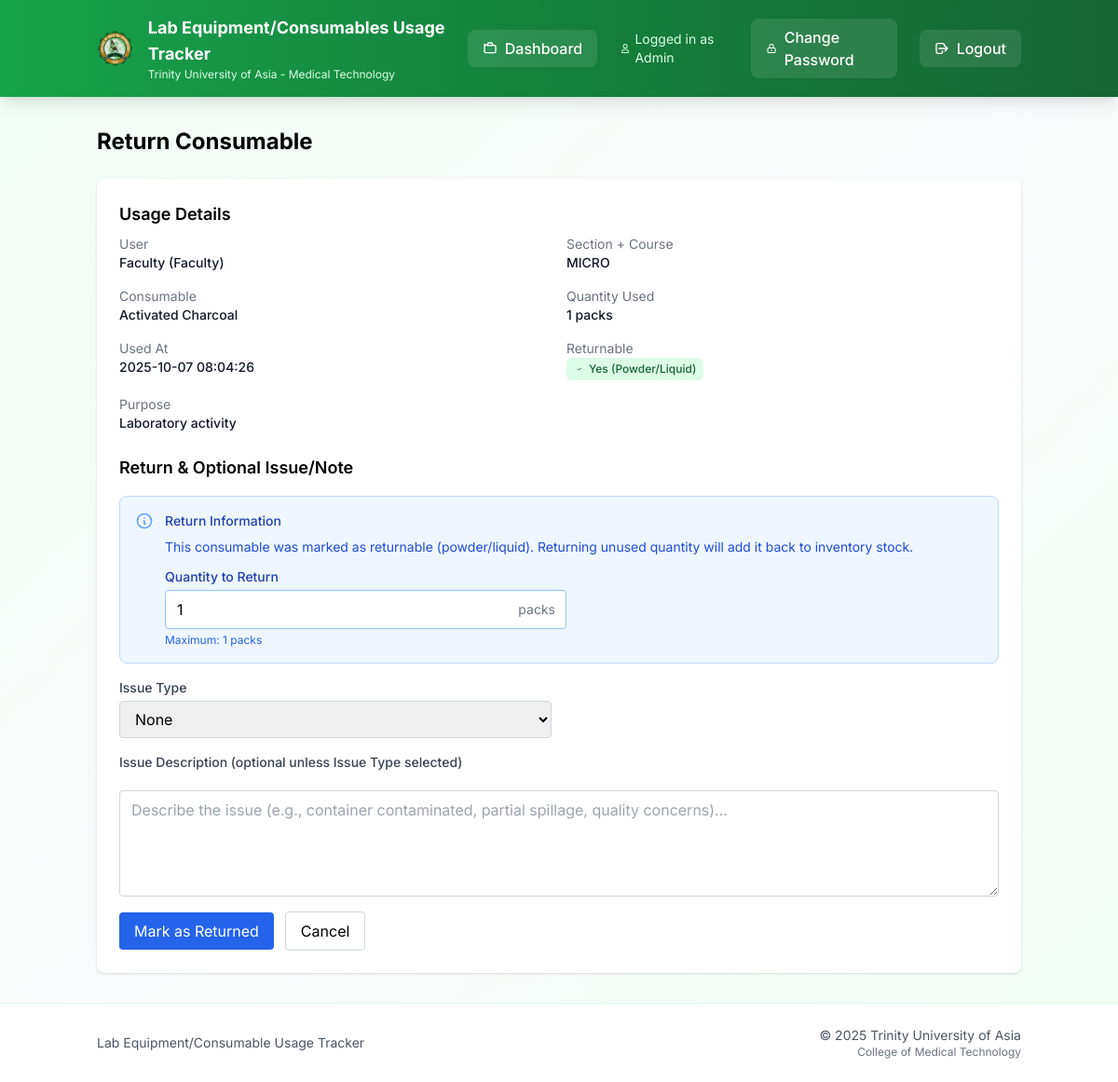
The app's page /consumables/return/9 (signed in) with its own data.
### models.py (models this page shows)
class UsageLog(db.Model):
    id = db.Column(db.Integer, primary_key=True)
    user_name = db.Column(db.String(100), nullable=False)
    user_type = db.Column(db.String(20), nullable=False)  # 'student' or 'faculty'
    section_course = db.Column(db.String(150), nullable=False)  # Combined section + course
    purpose = db.Column(db.Text, nullable=False)
    consumable_id = db.Column(db.Integer, db.ForeignKey('consumable.id'))
    quantity_used = db.Column(db.Integer)
    used_at = db.Column(db.DateTime, default=db.func.current_timestamp())
    consumable = db.relationship('Consumable', backref='usage_logs')
    returned_at = db.Column(db.DateTime, nullable=True)

class Consumable(db.Model):
    id = db.Column(db.Integer, primary_key=True)
    balance_stock = db.Column(db.Integer)
    unit = db.Column(db.String(50))
    description = db.Column(db.String(200))
    expiration = db.Column(db.String(20))
    lot_number = db.Column(db.String(50))
    date_received = db.Column(db.String(20))
    items_out = db.Column(db.Integer)
    items_on_stock = db.Column(db.Integer)
    previous_month_stock = db.Column(db.Integer)
    units_consumed = db.Column(db.Integer)
    units_expired = db.Column(db.Integer)
    is_returnable = db.Column(db.Boolean, default=False, nullable=False)
    barcode = db.Column(db.String(50), nullable=True)  # Barcode for quick scanning

### app.py (the view, shortened to what this page needs)
@app.route('/consumables/return/<int:usage_id>', methods=['GET', 'POST'])
def return_consumable(usage_id):
    if session.get('role') not in ['admin', 'tech']:
        return redirect(url_for('dashboard'))
    log = UsageLog.query.get_or_404(usage_id)
    if not log.consumable or not log.consumable.is_returnable:
        return redirect(url_for('history'))
    return render_template('return_consumable.html', log=log)

### templates/return_consumable.html (shortened to what this page needs)
{% extends "base.html" %}
{% block content %}
<h1 class="text-2xl font-bold mb-6">Return Consumable</h1>
<div class="bg-white rounded-lg shadow p-6 space-y-6">
  <div>
    <h2 class="text-lg font-semibold mb-2">Usage Details</h2>
    <div class="grid grid-cols-1 md:grid-cols-2 gap-4 text-sm">
      <div>
        <div class="text-gray-500">User</div>
        <div class="font-medium text-gray-900">{{ log.user_name }} ({{ log.user_type.title() }})</div>
      </div>
      <div>
        <div class="text-gray-500">Section + Course</div>
        <div class="font-medium text-gray-900">{{ log.section_course }}</div>
      </div>
      <div>
        <div class="text-gray-500">Consumable</div>
        <div class="font-medium text-gray-900">{{ log.consumable.description if log.consumable else '—' }}</div>
      </div>
      <div>
        <div class="text-gray-500">Quantity Used</div>
        <div class="font-medium text-gray-900">{{ log.quantity_used }} {{ log.consumable.unit if log.consumable else '' }}</div>
      </div>
      <div>
        <div class="text-gray-500">Used At</div>
        <div class="font-medium text-gray-900">{{ log.used_at }}</div>
      </div>
      <div>
        <div class="text-gray-500">Returnable</div>
        <div class="font-medium text-gray-900">
          {% if log.consumable and log.consumable.is_returnable %}
            <span class="inline-flex items-center px-2 py-1 rounded-md text-xs font-medium bg-green-100 text-green-800">
              <svg class="h-3 w-3 mr-1" fill="none" stroke="currentColor" viewBox="0 0 24 24">
                <path stroke-linecap="round" stroke-linejoin="round" stroke-width="2" d="M9 12l2 2 4-4"/>
              </svg>
              Yes (Powder/Liquid)
            </span>
          {% endif %}
        </div>
      </div>
      <div class="md:col-span-2">
        <div class="text-gray-500">Purpose</div>
        <div class="font-medium text-gray-900">{{ log.purpose }}</div>
      </div>
    </div>
  </div>
  {% if log.consumable and log.consumable.is_returnable and not log.returned_at %}
  <form method="POST" class="space-y-4">
    <h2 class="text-lg font-semibold">Return & Optional Issue/Note</h2>
    <div class="bg-blue-50 border border-blue-200 rounded-lg p-4">
      <div class="flex items-start space-x-3">
        <div class="flex-shrink-0">
          <svg class="h-5 w-5 text-blue-400" fill="none" stroke="currentColor" viewBox="0 0 24 24">
            <path stroke-linecap="round" stroke-linejoin="round" stroke-width="2" d="M13 16h-1v-4h-1m1-4h.01M21 12a9 9 0 11-18 0 9 9 0 0118 0z"/>
          </svg>
        </div>
        <div class="flex-1">
          <h3 class="text-sm font-medium text-blue-800 mb-2">Return Information</h3>
          <p class="text-sm text-blue-700 mb-3">
            This consumable was marked as returnable (powder/liquid). Returning unused quantity will add it back to inventory stock.
          </p>
          <div class="grid grid-cols-1 md:grid-cols-2 gap-4">
            <div>
              <label for="quantity_returned" class="block text-sm font-medium text-blue-800">Quantity to Return</label>
              <div class="mt-1 relative">
                <input type="number" id="quantity_returned" name="quantity_returned"
                       min="0" max="{{ log.quantity_used }}" value="{{ log.quantity_used }}"
                       class="block w-full border border-blue-300 rounded px-3 py-2 focus:ring-blue-500 focus:border-blue-500">
                <div class="absolute inset-y-0 right-0 pr-3 flex items-center pointer-events-none">
                  <span class="text-gray-500 text-sm">{{ log.consumable.unit if log.consumable else '' }}</span>
                </div>
              </div>
              <p class="mt-1 text-xs text-blue-600">Maximum: {{ log.quantity_used }} {{ log.consumable.unit if log.consumable else '' }}</p>
            </div>
          </div>
        </div>
      </div>
    </div>
    <div class="grid grid-cols-1 md:grid-cols-2 gap-4">
      <div>
        <label for="note_type" class="block text-sm font-medium text-gray-700">Issue Type</label>
        <select id="note_type" name="note_type" class="mt-1 block w-full border border-gray-300 rounded px-3 py-2">
          <option value="none" selected>None</option>
        </select>
      </div>
      <div class="md:col-span-2">
        <label for="description" class="block text-sm font-medium text-gray-700">Issue Description (optional unless Issue Type selected)</label>
      </div>
      <div class="md:col-span-2">
        <textarea id="description" name="description" rows="4"
                  class="mt-1 block w-full border border-gray-300 rounded px-3 py-2"
                  placeholder="Describe the issue (e.g., container contaminated, partial spillage, quality concerns)..."></textarea>
      </div>
    </div>
    <div class="flex items-center gap-3">
      <button type="submit" class="bg-blue-600 text-white px-4 py-2 rounded hover:bg-blue-700">Mark as Returned</button>
      <a href="{{ url_for('history') }}" class="px-4 py-2 rounded border border-gray-300 hover:bg-gray-50">Cancel</a>
    </div>
  </form>
  {% endif %}
</div>
{% endblock %}

### templates/base.html (style rules this page uses)
body { font-family: 'Inter', sans-serif; }
* { transition: all 0.2s ease-in-out; }

### records on screen
UsageLog: user_name "Faculty", user_type "Faculty", section_course "MICRO", quantity_used "1", used_at "2025-10-07 08:04:26", purpose "Laboratory activity", quantity_returned "1"
Consumable: consumable "Activated Charcoal", consumable "packs"

### other values on screen
{{ session.get('role', 'User').title() }} "Admin"
